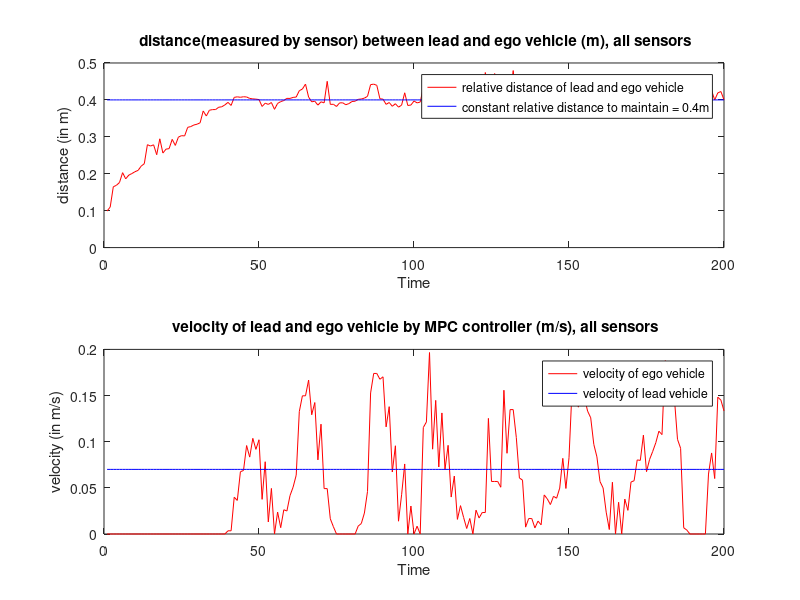
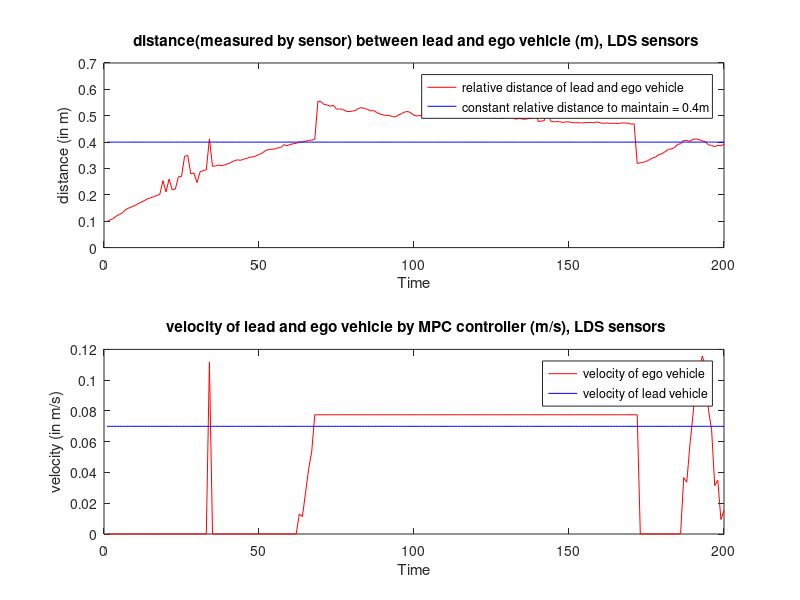
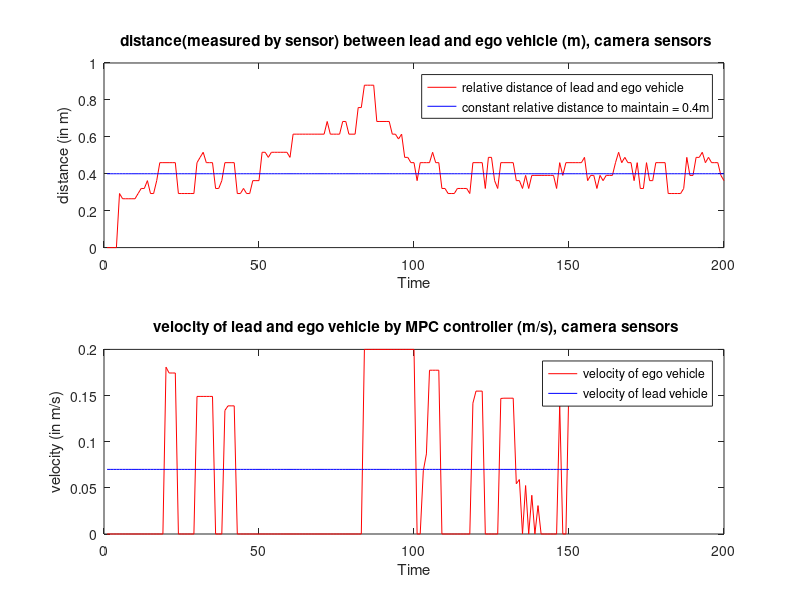

Reproduce these figures in MATLAB, in order. (Note: this script raises an error after producing the figures.)
clear all, close all, clc

const_dist = 0.4;
%% loading data for constant velocity 0.07 m/s with MPC controller, all sensors frame rate =16

ego_bot_vel_pt07_load = load('V_x_relsave_plot_all_const.mat');
ego_bot_vel_pt07 = ego_bot_vel_pt07_load.V_x_rel_save;
ego_bot_dist_pt07_load = load('x_relsave_plot_all_const.mat');
ego_bot_dist_pt07 = ego_bot_dist_pt07_load.x_rel_save(1,1:end);

%error_dist_pt07 = ego_bot_dist_pt07 - const_dist;

%%% plotting the data for constant velocity 0.07m/s %%%
indx_pt07 = 1:length(ego_bot_vel_pt07);
%zero_dist_plot = zeros(length(ego_bot_vel_pt07),1);
const_dist_plot = const_dist*ones(length(ego_bot_vel_pt07),1);
const_vel_plot = 0.07*ones(length(ego_bot_vel_pt07),1);

figure(1)
hold on
ax(1) = subplot(2,1,1);
plot(indx_pt07(1:200), ego_bot_dist_pt07(1:200), 'r', indx_pt07(1:200), const_dist_plot(1:200), 'b')
xlabel('Time')
ylabel('distance (in m)')
title(' distance(measured by sensor) between lead and ego vehicle (m), all sensors')
legend('relative distance of lead and ego vehicle', 'constant relative distance to maintain = 0.4m')
ax(2) = subplot(2,1,2);
plot(indx_pt07(1:200), ego_bot_vel_pt07(1:200), 'r', indx_pt07(1:200), const_vel_plot(1:200), 'b')
xlabel('Time')
ylabel('velocity (in m/s)')
title(' velocity of lead and ego vehicle by MPC controller (m/s), all sensors')
legend('velocity of ego vehicle', 'velocity of lead vehicle')
hold off

%% loading data for constant velocity 0.07 m/s with MPC controller, LDS sensors frame rate =16

ego_bot_vel_pt07_load = load('V_x_relsave_plot_LDS.mat');
ego_bot_vel_pt07 = ego_bot_vel_pt07_load.V_x_rel_save;
ego_bot_dist_pt07_load = load('x_relsave_plot_LDS.mat');
ego_bot_dist_pt07 = ego_bot_dist_pt07_load.x_rel_save(1,1:end);

%error_dist_pt07 = ego_bot_dist_pt07 - const_dist;

%%% plotting the data for constant velocity 0.07m/s %%%
indx_pt07 = 1:length(ego_bot_vel_pt07);
%zero_dist_plot = zeros(length(ego_bot_vel_pt07),1);
const_dist_plot = const_dist*ones(length(ego_bot_vel_pt07),1);
const_vel_plot = 0.07*ones(length(ego_bot_vel_pt07),1);

figure(2)
hold on
ax(1) = subplot(2,1,1);
plot(indx_pt07(1:200), ego_bot_dist_pt07(1:200), 'r', indx_pt07(1:200), const_dist_plot(1:200), 'b')
xlabel('Time')
ylabel('distance (in m)')
title(' distance(measured by sensor) between lead and ego vehicle (m), LDS sensors')
legend('relative distance of lead and ego vehicle', 'constant relative distance to maintain = 0.4m')
ax(2) = subplot(2,1,2);
plot(indx_pt07(1:200), ego_bot_vel_pt07(1:200), 'r', indx_pt07(1:200), const_vel_plot(1:200), 'b')
xlabel('Time')
ylabel('velocity (in m/s)')
title(' velocity of lead and ego vehicle by MPC controller (m/s), LDS sensors')
legend('velocity of ego vehicle', 'velocity of lead vehicle')
hold off


%% loading data for constant velocity 0.07 m/s with MPC controller, camera sensors frame rate =16

ego_bot_vel_pt07_load = load('V_x_relsave_plot_camera.mat');
ego_bot_vel_pt07 = ego_bot_vel_pt07_load.V_x_rel_save;
ego_bot_dist_pt07_load = load('x_relsave_plot_camera.mat');
ego_bot_dist_pt07 = ego_bot_dist_pt07_load.x_rel_save(1, :);

%error_dist_pt07 = ego_bot_dist_pt07 - const_dist;

%%% plotting the data for constant velocity 0.07m/s %%%
indx_pt07 = 1:length(ego_bot_vel_pt07);
%zero_dist_plot = zeros(length(ego_bot_vel_pt07),1);
const_dist_plot = const_dist*ones(length(ego_bot_vel_pt07),1);
const_vel_plot = 0.07*ones(length(ego_bot_vel_pt07),1);

figure(3)
hold on
ax(1) = subplot(2,1,1);
plot(indx_pt07(1:200), ego_bot_dist_pt07(1:200), 'r', indx_pt07(1:200), const_dist_plot(1:200), 'b')
xlabel('Time')
ylabel('distance (in m)')
title(' distance(measured by sensor) between lead and ego vehicle (m), camera sensors')
legend('relative distance of lead and ego vehicle', 'constant relative distance to maintain = 0.4m')
ax(2) = subplot(2,1,2);
plot(indx_pt07(1:150), ego_bot_vel_pt07(1:150), 'r', indx_pt07(1:150), const_vel_plot(1:150), 'b')
xlabel('Time')
ylabel('velocity (in m/s)')
title(' velocity of lead and ego vehicle by MPC controller (m/s), camera sensors')
legend('velocity of ego vehicle', 'velocity of lead vehicle')
hold off

%% loading data for variable velocity with MPC controller, all sensors frame rate =16

ego_bot_vel_pt07_load = load('V_x_relsave_plot_all_step.mat');
ego_bot_vel_pt07 = ego_bot_vel_pt07_load.V_x_rel_save;
ego_bot_dist_pt07_load = load('x_relsave_plot_all_step.mat');
ego_bot_dist_pt07 = ego_bot_dist_pt07_load.x_rel_save(1,1:end);

%error_dist_pt07 = ego_bot_dist_pt07 - const_dist;
lead_vel_vari = rosbag('test_rosbag_variable_vel.bag');
lead_vel_vari_select = select(lead_vel_vari,'Topic','/cmd_vel');
msgStructs = readMessages(lead_vel_vari_select,'DataFormat','struct');
lead_bot_vel_vari =[];
for i = 1:2:length(msgStructs)
    lead_bot_vel_vari = [lead_bot_vel_vari, msgStructs{i, 1}.Linear.X];
end

%const_dist_plot = const_dist*ones(length(ego_bot_dist_vari),1);
const_vel_plot = 0.2*ones(length(lead_bot_vel_vari),1);
shift_arry_7_ele = 0.1*ones(1,50);
lead_bot_vel_vari = [shift_arry_7_ele, lead_bot_vel_vari];
lead_bot_vel_vari = [lead_bot_vel_vari, const_vel_plot'];
indx_pt07 = 1:length(lead_bot_vel_vari);


figure(4)
hold on
ax(1) = subplot(2,1,1);
plot(indx_pt07(1:148), ego_bot_dist_pt07(1:148), 'r', indx_pt07(1:148), const_dist_plot(1:148), 'b')
xlabel('Time')
ylabel('distance (in m)')
title(' distance(measured by sensor) between lead and ego vehicle (m), all sensors')
legend('relative distance of lead and ego vehicle', 'constant relative distance to maintain = 0.4m')
ax(2) = subplot(2,1,2);
plot(indx_pt07(1:148), ego_bot_vel_pt07(1:148), 'r', indx_pt07(1:148), lead_bot_vel_vari(1:148), 'b')
xlabel('Time')
ylabel('velocity (in m/s)')
title(' step velocity of lead and ego vehicle by MPC controller (m/s), all sensors')
legend('velocity of ego vehicle', 'velocity of lead vehicle')
hold off